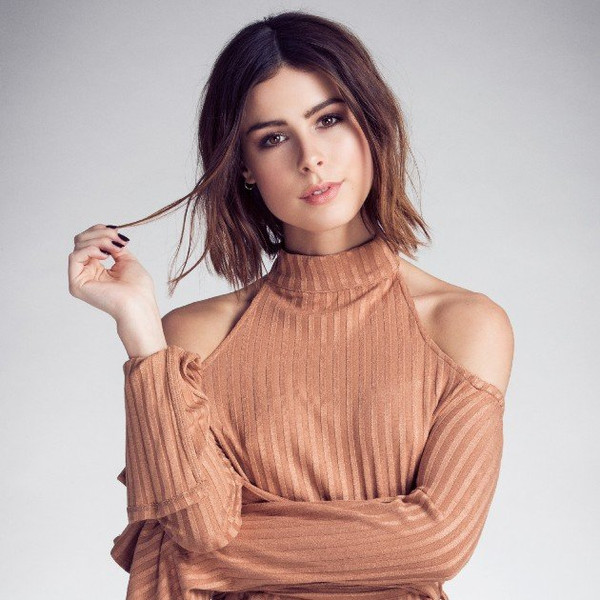
#> input picture opencvimageedit/Resources/img.png, 600 x 600 px
$ python chapter3-color.py
#> lines starting #> are read from the running program, lines starting #| are printed output that depends on the picture; after the words box and inside, x2 and y2 are one past the last pixel; in counts of white or black regions, pixels touching at a corner belong together
import cv2
import numpy as np

#configurar imagem a ser modificada.
img = cv2.imread("Resources/img.png")
#> img is the input picture: shape (600, 600, 3); mean B, G, R 162.3, 167.4, 191.9
kernel = np.ones((5,5),np.uint8)

#configurar funçoes de modificaçoes.
imgGray = cv2.cvtColor(img,cv2.COLOR_BGR2GRAY)#deixando a imagem marrom
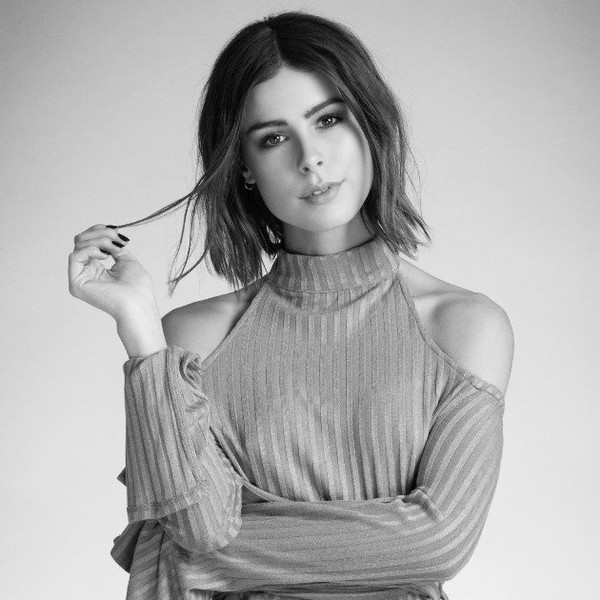
#> imgGray: shape (600, 600); min 1, max 254, mean 174.2
imgBlur = cv2.GaussianBlur(imgGray,(7,7),0)#colocando blur na imagem
imgCanny = cv2.Canny(img,150,200)#engrossar as linhas
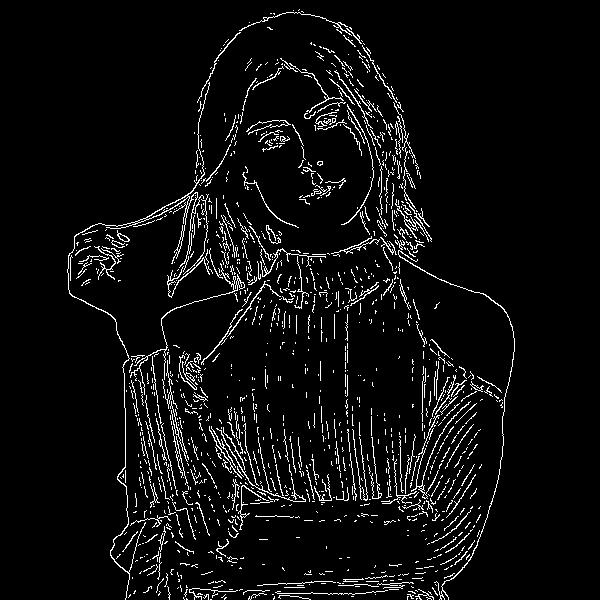
#> imgCanny: shape (600, 600); 5.2% white in thin lines or dots, all inside (x1, y1, x2, y2) = (67, 9, 515, 600)
imgDialation = cv2.dilate(imgCanny,kernel,iterations=5)#dilatar a imagem
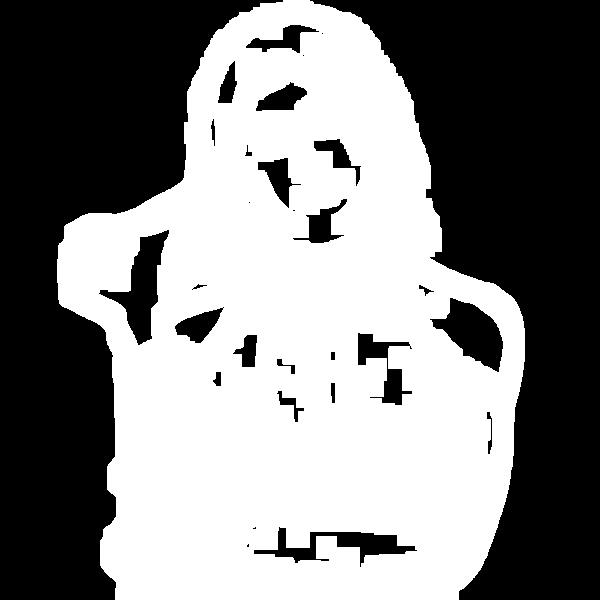
#> imgDialation: shape (600, 600); 51% white; 30 black regions (6 under 20 px), largest, box (x1, y1, x2, y2) and area: (310, 0, 600, 600) 82083, (0, 0, 283, 600) 78754, (99, 230, 169, 345) 2911
imgEroded = cv2.erode(imgDialation,kernel, iterations=5)
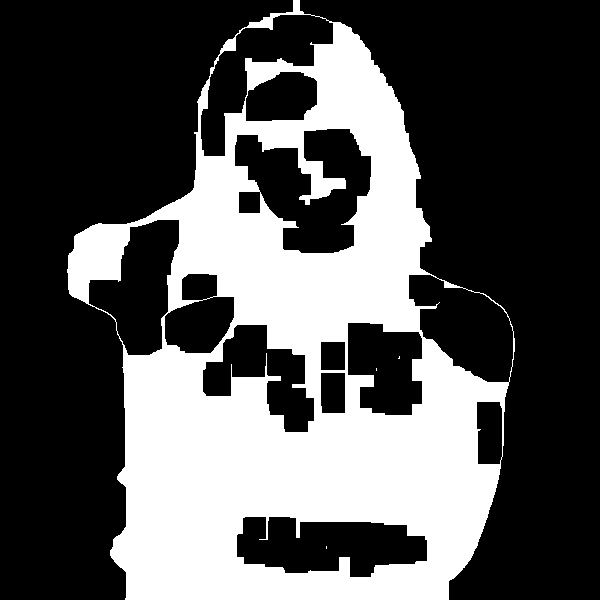
#> imgEroded: shape (600, 600); 33.4% white; 4 white regions (3 under 20 px), largest, box (x1, y1, x2, y2) and area: (67, 0, 515, 600) 120130

#gerar cada imagem com o cv2.imshow.
cv2.imshow("Gray Image",imgGray)
cv2.imshow("Blur Image",imgBlur)
cv2.imshow("Canny Image",imgCanny)
cv2.imshow("Dilate Image",imgDialation)
cv2.imshow("Eroded Image",imgEroded)

#setar tempo de exibiçao.
cv2.waitKey(0)
